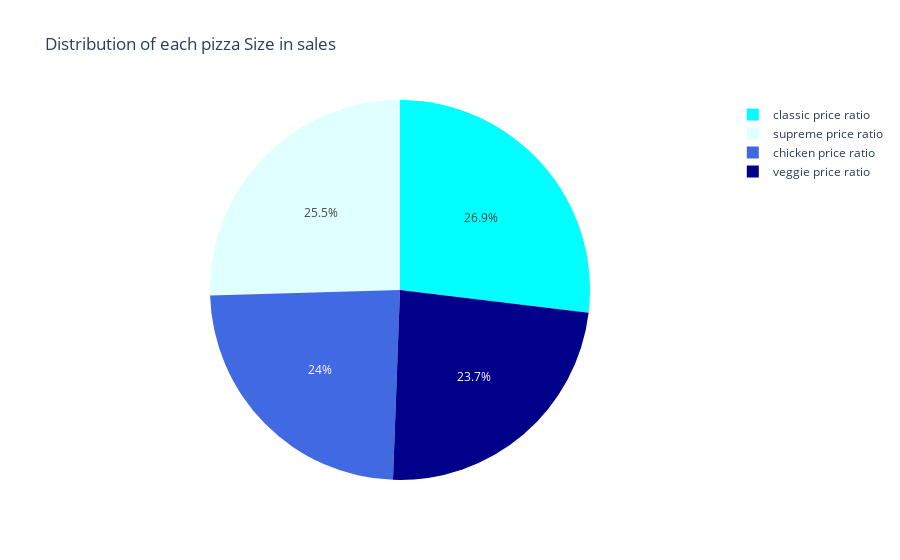

The code cell stored with this chart in its notebook:
### Code cell
fig = px.pie(price, values=price, names=['supreme price ratio','classic price ratio','chicken price ratio','veggie price ratio'], title='Distribution of each pizza Size in sales',color=['supreme_price','classic_price','chicken_price','veggie_price'],  
             color_discrete_map={'supreme_price':'lightcyan',
                                 'classic_price':'cyan',
                                 'chicken_price':'royalblue',
                                 'veggie_price':'darkblue'})
fig.show()

### Figure 1 — Plotly figure (JSON) as saved in the notebook; plotly's stock layout.template omitted (floating-point values rounded to 4 significant figures)
{"data": [{"customdata": [["supreme_price"], ["classic_price"], ["chicken_price"], ["veggie_price"]], "domain": {"x": [0, 1], "y": [0, 1]}, "hovertemplate": "label=%{label}<br>value=%{value}<br>color=%{customdata[0]}<extra></extra>", "labels": ["supreme price ratio", "classic price ratio", "chicken price ratio", "veggie price ratio"], "legendgroup": "", "marker": {"colors": ["lightcyan", "cyan", "royalblue", "darkblue"]}, "name": "", "showlegend": true, "type": "pie", "values": [208197, 220100.0, 195900.0, 193700.0]}], "layout": {"legend": {"tracegroupgap": 0}, "title": {"text": "Distribution of each pizza Size in sales"}}}
